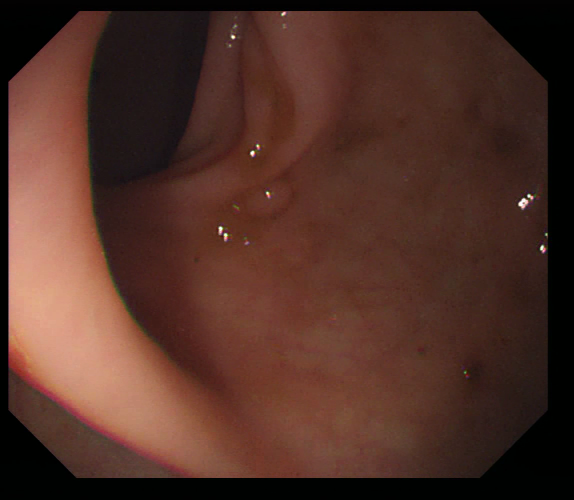
#> input picture paddingtest/1.bmp, 574 x 500 px
$ python -i transforms.py   (imports and definitions only)   (older library calls are emulated)
#> lines starting #> are read from the running program, lines starting #| are printed output that depends on the picture
#> further down, picture is the input picture: shape (500, 574, 3); mean B, G, R 39, 48.7, 81.2
"""
Based on a set of transformations developed by Alexander Buslaev as a part of the winning solution (1 out of 735)
to the Kaggle: Carvana Image Masking Challenge.

https://github.com/asanakoy/kaggle_carvana_segmentation/blob/master/albu/src/transforms.py
"""

import random
import cv2
import numpy as np
import math

BLACK = [0, 0, 0]

class SquarePaddingTraining:
    def __init__(self, transforms):
        self.transforms = transforms
    def __call__(self, mask=None):
        img = cv2.copyMakeBorder(img, 0, 0, 37, 37, cv2.BORDER_CONSTANT, value = BLACK)
        return img, mask

class SquarePaddingTesting:
    def __init__(self, transforms):
        self.transforms = transforms
    def __call__(self, mask=None):
        img = cv2.copyMakeBorder(img, 134, 134, 55, 55, cv2.BORDER_CONSTANT, value = BLACK)
        return img, mask

class DualCompose:
    def __init__(self, transforms):
        self.transforms = transforms

    # [4 lines left out: function __call__, not called in this run]


class OneOf:
    def __init__(self, transforms, prob=0.5):
        self.transforms = transforms
        self.prob = prob

    # [6 lines left out: function __call__, not called in this run]


class OneOrOther:
    # [13 lines left out: functions __init__, __call__, not called in this run]


class ImageOnly:
    def __init__(self, trans):
        self.trans = trans

    def __call__(self, x, mask=None):
        return self.trans(x), mask


class VerticalFlip:
    def __init__(self, prob=0.5):
        self.prob = prob

    # [6 lines left out: function __call__, not called in this run]


class HorizontalFlip:
    def __init__(self, prob=0.5):
        self.prob = prob

    # [6 lines left out: function __call__, not called in this run]


class RandomFlip:
    def __init__(self, prob=0.5):
        self.prob = prob

    # [7 lines left out: function __call__, not called in this run]


class Transpose:
    def __init__(self, prob=0.5):
        self.prob = prob

    # [6 lines left out: function __call__, not called in this run]


class RandomRotate90:
    def __init__(self, prob=0.5):
        self.prob = prob

    # [7 lines left out: function __call__, not called in this run]


class Rotate:
    def __init__(self, limit=90, prob=0.5):
        self.prob = prob
        self.limit = limit

    # [15 lines left out: function __call__, not called in this run]


class RandomCrop:
    def __init__(self, size):
        self.h = size[0]
        self.w = size[1]

    # [15 lines left out: function __call__, not called in this run]


class Shift:
    def __init__(self, limit=4, prob=.5):
        self.limit = limit
        self.prob = prob

    # [21 lines left out: function __call__, not called in this run]


class ShiftScale:
    def __init__(self, limit=4, prob=.25):
        self.limit = limit
        self.prob = prob

    # [27 lines left out: function __call__, not called in this run]


class ShiftScaleRotate:
    # [35 lines left out: functions __init__, __call__, not called in this run]


class CenterCrop:
    # [22 lines left out: functions __init__, __call__, not called in this run]


class Normalize:
    def __init__(self, mean=(0.485, 0.456, 0.406), std=(0.229, 0.224, 0.225)):
        self.mean = mean
        self.std = std

    # [8 lines left out: function __call__, not called in this run]


class Distort1:
    """"
    ## unconverntional augmnet ################################################################################3
    ## https://stackoverflow.com/questions/6199636/formulas-for-barrel-pincushion-distortion

    ## https://stackoverflow.com/questions/10364201/image-transformation-in-opencv
    ## https://stackoverflow.com/questions/2477774/correcting-fisheye-distortion-programmatically
    ## http://www.coldvision.io/2017/03/02/advanced-lane-finding-using-opencv/

    ## barrel\pincushion distortion
    """

    # [37 lines left out: functions __init__, __call__, not called in this run]


class Distort2:
    """
    #http://pythology.blogspot.sg/2014/03/interpolation-on-regular-distorted-grid.html
    ## grid distortion
    """

    # [51 lines left out: functions __init__, __call__, not called in this run]


def clip(img, dtype, maxval):
    return np.clip(img, 0, maxval).astype(dtype)


class RandomFilter:
    """
    blur sharpen, etc
    """

    def __init__(self, limit=.5, prob=.5):
        self.limit = limit
        self.prob = prob

    # [12 lines left out: function __call__, not called in this run]


# https://github.com/pytorch/vision/pull/27/commits/659c854c6971ecc5b94dca3f4459ef2b7e42fb70
# color augmentation

# brightness, contrast, saturation-------------
# from mxnet code, see: https://github.com/dmlc/mxnet/blob/master/python/mxnet/image.py

class RandomBrightness:
    def __init__(self, limit=0.1, prob=0.5):
        self.limit = limit
        self.prob = prob

    # [8 lines left out: function __call__, not called in this run]


class RandomContrast:
    def __init__(self, limit=.1, prob=.5):
        self.limit = limit
        self.prob = prob

    # [10 lines left out: function __call__, not called in this run]


class RandomSaturation:
    def __init__(self, limit=0.3, prob=0.5):
        self.limit = limit
        self.prob = prob

    # [11 lines left out: function __call__, not called in this run]


class RandomHueSaturationValue:
    # [19 lines left out: functions __init__, __call__, not called in this run]


class CLAHE:
    def __init__(self, clipLimit=2.0, tileGridSize=(8, 8)):
        self.clipLimit = clipLimit
        self.tileGridSize = tileGridSize

    def __call__(self, im):
        img_yuv = cv2.cvtColor(im, cv2.COLOR_BGR2YUV)
#> img_yuv: shape (500, 574, 3); mean of channels 0, 1, 2 57.3, 119.2, 148.9
        clahe = cv2.createCLAHE(clipLimit=self.clipLimit, tileGridSize=self.tileGridSize)
        img_yuv[:, :, 0] = clahe.apply(img_yuv[:, :, 0])
#> img_yuv: shape (500, 574, 3); mean of channels 0, 1, 2 71.2, 119.2, 148.9
        img_output = cv2.cvtColor(img_yuv, cv2.COLOR_YUV2BGR)
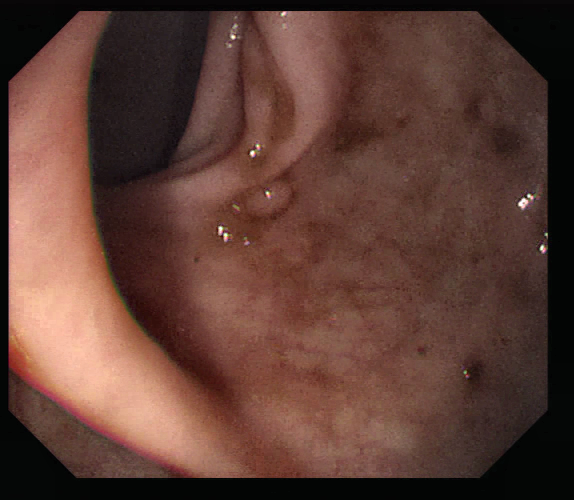
#> img_output: shape (500, 574, 3); mean B, G, R 53.4, 62.5, 95.1
        return img_output


# [12 lines left out: function augment, not called in this run]

>>> import cv2
>>> picture = cv2.imread('../paddingtest/1.bmp')
>>> result = CLAHE()(picture)
